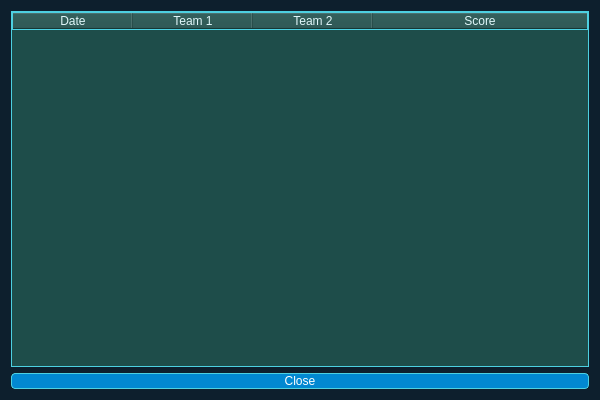
<?xml version="1.0" encoding="UTF-8"?>
<ui version="4.0">
 <class>MatchesDialog</class>
 <widget class="QDialog" name="MatchesDialog">
  <property name="geometry">
   <rect>
    <x>0</x>
    <y>0</y>
    <width>600</width>
    <height>400</height>
   </rect>
  </property>
  <property name="windowTitle">
   <string>Matches</string>
  </property>
  <property name="styleSheet">
   <string notr="true">background-color: #0d1f2d; color: #e0f7fa;</string>
  </property>
  <layout class="QVBoxLayout" name="verticalLayout">
   <item>
    <widget class="QTableWidget" name="matchTable">
     <property name="styleSheet">
      <string notr="true">background-color: #1e4d4a; border: 1px solid #4dd0e1; color: #e0f7fa;</string>
     </property>
     <property name="editTriggers">
      <set>QAbstractItemView::NoEditTriggers</set>
     </property>
     <property name="selectionMode">
      <enum>QAbstractItemView::NoSelection</enum>
     </property>
     <attribute name="horizontalHeaderDefaultSectionSize">
      <number>120</number>
     </attribute>
     <attribute name="horizontalHeaderStretchLastSection">
      <bool>true</bool>
     </attribute>
     <attribute name="verticalHeaderVisible">
      <bool>false</bool>
     </attribute>
     <column>
      <property name="text">
       <string>Date</string>
      </property>
     </column>
     <column>
      <property name="text">
       <string>Team 1</string>
      </property>
     </column>
     <column>
      <property name="text">
       <string>Team 2</string>
      </property>
     </column>
     <column>
      <property name="text">
       <string>Score</string>
      </property>
     </column>
    </widget>
   </item>
   <item>
    <widget class="QPushButton" name="closeButton">
     <property name="text">
      <string>Close</string>
     </property>
     <property name="styleSheet">
      <string notr="true">background-color: #0288d1; color: #ffffff; border: 1px solid #4dd0e1; border-radius: 4px;</string>
     </property>
    </widget>
   </item>
  </layout>
 </widget>
 <resources/>
 <connections>
  <connection>
   <sender>closeButton</sender>
   <signal>clicked()</signal>
   <receiver>MatchesDialog</receiver>
   <slot>accept()</slot>
   <hints>
    <hint type="sourcelabel">
     <x>559</x>
     <y>379</y>
    </hint>
    <hint type="destinationlabel">
     <x>299</x>
     <y>199</y>
    </hint>
   </hints>
  </connection>
 </connections>
</ui>
